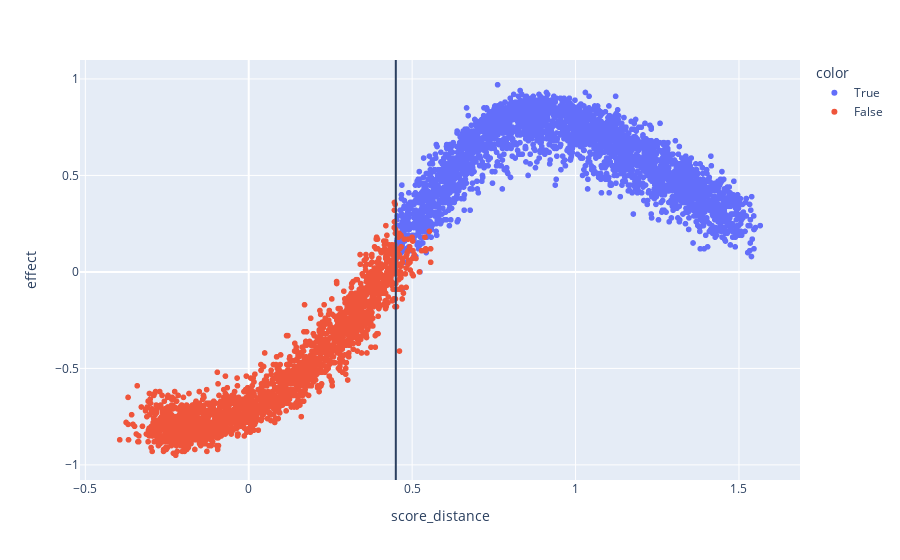

The code cell stored with this chart in its notebook:
### Code cell
fig = px.scatter(x=data['score_distance'] ,y=data['Y1'] - data['Y0'], color=data['D'], labels=dict(x="score_distance", y="effect"), hover_data={'score_improvement': data['score_improvement'], 'score_distance_act': data['score_distance_act'], 'score_improvement_act': data['score_improvement_act']}) 
fig.add_vline(x=params['treatment_dist'])

### Figure 1 — Plotly figure (JSON) as saved in the notebook; plotly's stock layout.template omitted (floating-point values rounded to 4 significant figures; data arrays with more than 128 entries replaced by an {"elided": "..."} marker saying what was removed)
{"data": [{"customdata": {"elided": "2916x3 float values"}, "hovertemplate": "color=True<br>score_distance=%{x}<br>effect=%{y}<br>score_improvement=%{customdata[0]}<br>score_distance_act=%{customdata[1]}<br>score_improvement_act=%{customdata[2]}<extra></extra>", "legendgroup": "True", "marker": {"color": "#636efa", "symbol": "circle"}, "mode": "markers", "name": "True", "showlegend": true, "type": "scattergl", "x": {"elided": "2916 float values"}, "xaxis": "x", "y": {"elided": "2916 float values"}, "yaxis": "y"}, {"customdata": {"elided": "2084x3 float values"}, "hovertemplate": "color=False<br>score_distance=%{x}<br>effect=%{y}<br>score_improvement=%{customdata[0]}<br>score_distance_act=%{customdata[1]}<br>score_improvement_act=%{customdata[2]}<extra></extra>", "legendgroup": "False", "marker": {"color": "#EF553B", "symbol": "circle"}, "mode": "markers", "name": "False", "showlegend": true, "type": "scattergl", "x": {"elided": "2084 float values"}, "xaxis": "x", "y": {"elided": "2084 float values"}, "yaxis": "y"}], "layout": {"legend": {"title": {"text": "color"}, "tracegroupgap": 0}, "margin": {"t": 60}, "shapes": [{"type": "line", "x0": 0.45, "x1": 0.45, "xref": "x", "y0": 0, "y1": 1, "yref": "y domain"}], "xaxis": {"anchor": "y", "domain": [0, 1], "title": {"text": "score_distance"}}, "yaxis": {"anchor": "x", "domain": [0, 1], "title": {"text": "effect"}}}}
